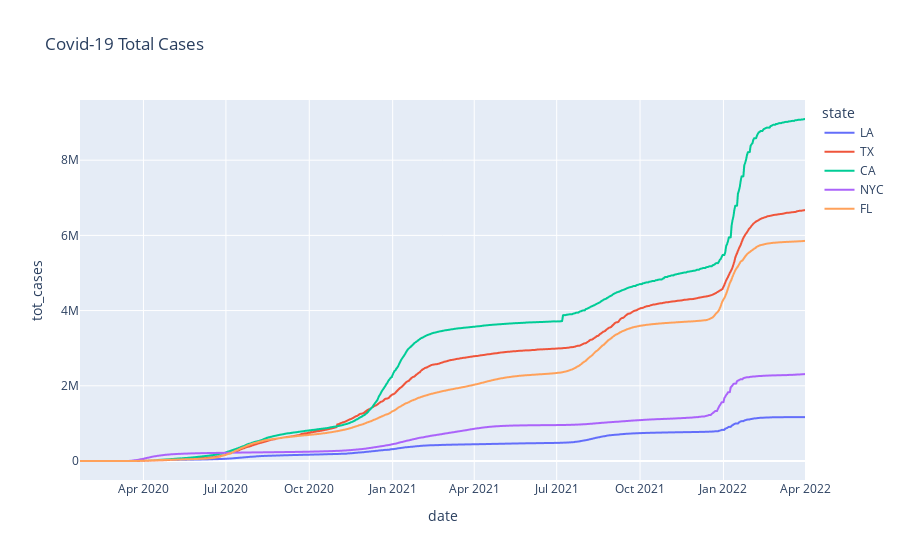

This figure's notebook cell:
### Code cell
px.line(big_states_df, x="date", y="tot_cases", title="Covid-19 Total Cases", color="state")

### Figure 1 — Plotly figure (JSON) as saved in the notebook; plotly's stock layout.template omitted (floating-point values rounded to 4 significant figures; data arrays with more than 128 entries replaced by an {"elided": "..."} marker saying what was removed)
{"data": [{"hovertemplate": "state=LA<br>date=%{x}<br>tot_cases=%{y}<extra></extra>", "legendgroup": "LA", "line": {"color": "#636efa", "dash": "solid"}, "marker": {"symbol": "circle"}, "mode": "lines", "name": "LA", "showlegend": true, "type": "scattergl", "x": {"elided": "801 str values"}, "xaxis": "x", "y": {"elided": "801 int values"}, "yaxis": "y"}, {"hovertemplate": "state=TX<br>date=%{x}<br>tot_cases=%{y}<extra></extra>", "legendgroup": "TX", "line": {"color": "#EF553B", "dash": "solid"}, "marker": {"symbol": "circle"}, "mode": "lines", "name": "TX", "showlegend": true, "type": "scattergl", "x": {"elided": "801 str values"}, "xaxis": "x", "y": {"elided": "801 int values"}, "yaxis": "y"}, {"hovertemplate": "state=CA<br>date=%{x}<br>tot_cases=%{y}<extra></extra>", "legendgroup": "CA", "line": {"color": "#00cc96", "dash": "solid"}, "marker": {"symbol": "circle"}, "mode": "lines", "name": "CA", "showlegend": true, "type": "scattergl", "x": {"elided": "801 str values"}, "xaxis": "x", "y": {"elided": "801 int values"}, "yaxis": "y"}, {"hovertemplate": "state=NYC<br>date=%{x}<br>tot_cases=%{y}<extra></extra>", "legendgroup": "NYC", "line": {"color": "#ab63fa", "dash": "solid"}, "marker": {"symbol": "circle"}, "mode": "lines", "name": "NYC", "showlegend": true, "type": "scattergl", "x": {"elided": "801 str values"}, "xaxis": "x", "y": {"elided": "801 int values"}, "yaxis": "y"}, {"hovertemplate": "state=FL<br>date=%{x}<br>tot_cases=%{y}<extra></extra>", "legendgroup": "FL", "line": {"color": "#FFA15A", "dash": "solid"}, "marker": {"symbol": "circle"}, "mode": "lines", "name": "FL", "showlegend": true, "type": "scattergl", "x": {"elided": "801 str values"}, "xaxis": "x", "y": {"elided": "801 int values"}, "yaxis": "y"}], "layout": {"legend": {"title": {"text": "state"}, "tracegroupgap": 0}, "title": {"text": "Covid-19 Total Cases"}, "xaxis": {"anchor": "y", "domain": [0, 1], "title": {"text": "date"}}, "yaxis": {"anchor": "x", "domain": [0, 1], "title": {"text": "tot_cases"}}}}
